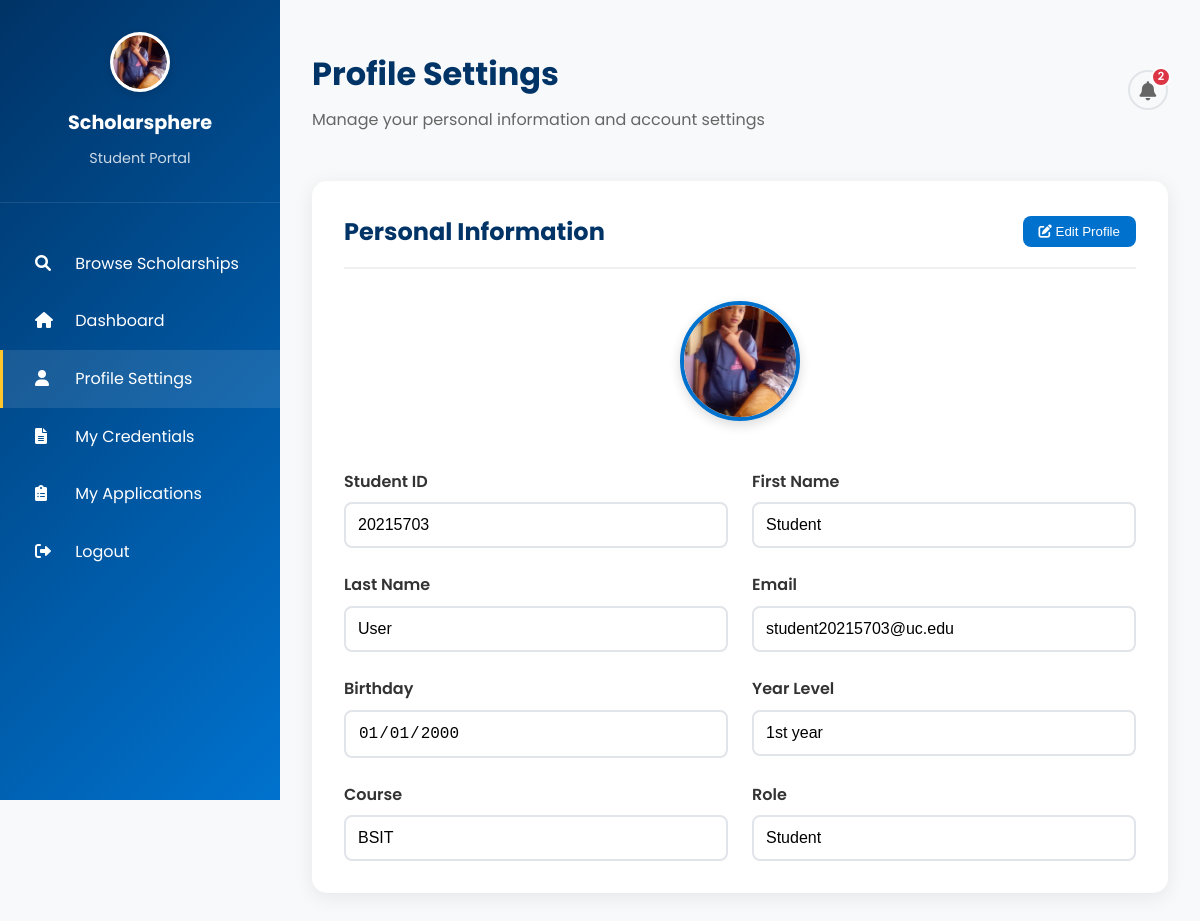
Screenshot of /students/profile (signed in) with the database file from the repository.
### app.py (models this page shows, shortened)
class User(UserMixin, db.Model):
    __tablename__ = 'users'
    id = db.Column(db.Integer, primary_key=True)
    first_name = db.Column(db.String(100), nullable=False)
    last_name = db.Column(db.String(100), nullable=False)
    email = db.Column(db.String(255), nullable=False, unique=True)
    student_id = db.Column(db.String(8), unique=True)
    birthday = db.Column(db.Date)
    password_hash = db.Column(db.String(255), nullable=False)
    role = db.Column(db.Enum('student', 'provider', 'admin'), nullable=False, default='student')
    profile_picture = db.Column(db.String(255), nullable=True)
    year_level = db.Column(db.String(20), nullable=True)  # 1st year, 2nd year, 3rd year, 4th year
    course = db.Column(db.String(50), nullable=True)  # BSIT, BSCS, BSCE, etc.
    organization = db.Column(db.String(255), nullable=True)  # For providers
    created_at = db.Column(db.DateTime, nullable=False, default=datetime.utcnow)
    updated_at = db.Column(db.DateTime, onupdate=datetime.utcnow)
    is_active = db.Column(db.Boolean, nullable=False, default=True)

### students/routes.py (the view)
@students_bp.route('/profile')
@login_required
def profile():
    if current_user.role != 'student':
        flash('Access denied. Student access required.', 'error')
        return redirect(url_for('index'))
    return render_template('students/profile.html', user=current_user)

### app.py (called while the page is built)
@login_manager.user_loader
def load_user(user_id):
    return db.session.get(User, int(user_id))

### templates/students/profile.html (shortened to what this page needs)
{% extends "base.html" %}
{% block content %}
<div class="dashboard-container">
    <div class="sidebar">
        <div class="sidebar-header">
            <div class="sidebar-logo">
                {% if user.profile_picture %}
                    <img src="{{ url_for('static', filename='uploads/profile_pictures/' + user.profile_picture) }}" alt="Profile Picture">
                {% else %}
                    <img src="{{ url_for('static', filename='images/uc-logo.png') }}" alt="UC Logo">
                {% endif %}
            </div>
            <div class="sidebar-brand">Scholarsphere</div>
            <div class="sidebar-subtitle">Student Portal</div>
        </div>
        <nav class="sidebar-nav">
            <div class="nav-item" onclick="window.location.href='{{ url_for('students.scholarships') }}'">
                <i class="fas fa-search"></i> Browse Scholarships
            </div>
            <div class="nav-item" onclick="window.location.href='{{ url_for('students.dashboard') }}'">
                <i class="fas fa-home"></i> Dashboard
            </div>
            <div class="nav-item active">
                <i class="fas fa-user"></i> Profile Settings
            </div>
            <div class="nav-item" onclick="window.location.href='{{ url_for('students.credentials') }}'">
                <i class="fas fa-file-alt"></i> My Credentials
            </div>
            <div class="nav-item" onclick="window.location.href='{{ url_for('students.applications') }}'">
                <i class="fas fa-clipboard-list"></i> My Applications
            </div>
            <div class="nav-item" onclick="window.location.href='{{ url_for('logout') }}'">
                <i class="fas fa-sign-out-alt"></i> Logout
            </div>
        </nav>
    </div>
    <div class="main-content">
        <div class="top-bar">
            <div class="welcome-text">
                <h1>Profile Settings</h1>
                <p>Manage your personal information and account settings</p>
            </div>
            <div class="user-menu">
                <div class="notification-bell" onclick="toggleNotifications()">
                    <i class="fas fa-bell"></i>
                    <div class="notification-badge" id="notificationBadge" style="display:none;">0</div>
                </div>
            </div>
        </div>
        <div class="profile-section">
            <div class="section-header">
                <h2>Personal Information</h2>
                <button class="edit-btn" onclick="editProfile()">
                    <i class="fas fa-edit"></i> Edit Profile
                </button>
            </div>
            <div class="profile-grid">
                <div class="profile-picture">
                    {% if user.profile_picture %}
                        <img src="{{ url_for('static', filename='uploads/profile_pictures/' + user.profile_picture) }}" alt="Profile Picture">
                    {% else %}
                        <img src="https://via.placeholder.com/120x120/0072ce/ffffff?text={{ user.first_name[0] }}{{ user.last_name[0] }}" alt="Profile Picture">
                    {% endif %}
                </div>
                <div class="profile-field">
                    <label>Student ID</label>
                    <input type="text" value="{{ user.student_id }}" readonly>
                </div>
                <div class="profile-field">
                    <label>First Name</label>
                    <input type="text" value="{{ user.first_name }}" readonly>
                </div>
                <div class="profile-field">
                    <label>Last Name</label>
                    <input type="text" value="{{ user.last_name }}" readonly>
                </div>
                <div class="profile-field">
                    <label>Email</label>
                    <input type="email" value="{{ user.email }}" readonly>
                </div>
                <div class="profile-field">
                    <label>Birthday</label>
                    <input type="date" value="{{ user.birthday }}" readonly>
                </div>
                <div class="profile-field">
                    <label>Year Level</label>
                    <input type="text" value="{{ user.year_level or 'Not specified' }}" readonly>
                </div>
                <div class="profile-field">
                    <label>Course</label>
                    <input type="text" value="{{ user.course or 'Not specified' }}" readonly>
                </div>
                <div class="profile-field">
                    <label>Role</label>
                    <input type="text" value="{{ user.role.title() }}" readonly>
                </div>
            </div>
        </div>
    </div>
</div>
{% endblock %}

### static/css/main.css (style rules this page uses)
* { margin: 0; padding: 0; box-sizing: border-box; }
body { font-family: 'Poppins', sans-serif; line-height: 1.6; color: #333; background-color: #f8f9fa; }

### templates/students/profile.html (style rules this page uses)
.dashboard-container { display: flex; min-height: 100vh; }
.sidebar { width: 280px; background: linear-gradient(135deg, #003366 0%, #0072ce 100%); color: white; padding: 2rem 0; position: fixed; height: 100vh; overflow-y: auto; }
.sidebar-header { text-align: center; padding: 0 2rem 2rem 2rem; border-bottom: 1px solid rgba(255,255,255,0.1); }
.sidebar-logo { width: 60px; height: 60px; background: white; border-radius: 50%; margin: 0 auto 1rem auto; display: flex; align-items: center; justify-content: center; overflow: hidden; border: 3px solid rgba(255,255,255,0.3); box-shadow: 0 2px 8px rgba(0,0,0,0.15); }
.sidebar-logo img { width: 100%; height: 100%; object-fit: cover; border-radius: 50%; }
.sidebar-brand { font-size: 1.2rem; font-weight: 700; margin-bottom: 0.5rem; }
.sidebar-subtitle { font-size: 0.9rem; opacity: 0.8; }
.sidebar-nav { padding: 2rem 0; }
.nav-item { padding: 1rem 2rem; cursor: pointer; transition: background 0.3s; border-left: 3px solid transparent; }
.nav-item:hover, .nav-item.active { background: rgba(255,255,255,0.1); border-left-color: #ffc72c; }
.nav-item i { margin-right: 1rem; width: 20px; }
.main-content { flex: 1; margin-left: 280px; padding: 2rem; }
.top-bar { display: flex; justify-content: space-between; align-items: center; margin-bottom: 2rem; padding: 1rem 0; }
.user-menu { display: flex; align-items: center; gap: 1rem; }
.notification-bell { position: relative; width: 40px; height: 40px; background: #f8f9fa; border: 2px solid #e1e5e9; border-radius: 50%; display: flex; align-items: center; justify-content: center; cursor: pointer; transition: all 0.3s ease; color: #666; font-size: 1.2rem; }
.notification-badge { position: absolute; top: -5px; right: -5px; background: #dc3545; color: white; border-radius: 50%; width: 20px; height: 20px; font-size: 0.7rem; font-weight: 600; display: flex; align-items: center; justify-content: center; border: 2px solid white; }
.welcome-text h1 { font-size: 2rem; color: #003366; margin-bottom: 0.5rem; }
.welcome-text p { color: #666; }
.profile-section { background: white; border-radius: 15px; padding: 2rem; box-shadow: 0 4px 20px rgba(0,0,0,0.08); margin-bottom: 2rem; }
.section-header { display: flex; justify-content: space-between; align-items: center; margin-bottom: 2rem; padding-bottom: 1rem; border-bottom: 2px solid #f0f0f0; }
.section-header h2 { color: #003366; font-size: 1.5rem; }
.edit-btn { background: #0072ce; color: white; border: none; padding: 0.5rem 1rem; border-radius: 8px; cursor: pointer; font-weight: 500; transition: background 0.3s; }
.profile-grid { display: grid; grid-template-columns: repeat(auto-fit, minmax(250px, 1fr)); gap: 1.5rem; }
.profile-field { display: flex; flex-direction: column; }
.profile-field label { font-weight: 600; color: #333; margin-bottom: 0.5rem; }
.profile-field input, .profile-field select { padding: 0.75rem; border: 2px solid #e1e5e9; border-radius: 8px; font-size: 1rem; transition: border-color 0.3s; }
.profile-picture { text-align: center; grid-column: 1 / -1; }
.profile-picture img { width: 120px; height: 120px; border-radius: 50%; object-fit: cover; border: 4px solid #0072ce; margin-bottom: 1rem; box-shadow: 0 4px 12px rgba(0,0,0,0.15); transition: all 0.3s ease; }

### rows the page displays
User: profile_picture (picture), student_id "20215703", first_name "Student", last_name "User", email "student20215703@uc.edu", birthday "01/01/2000", year_level "1st year", course "BSIT", role "Student"
